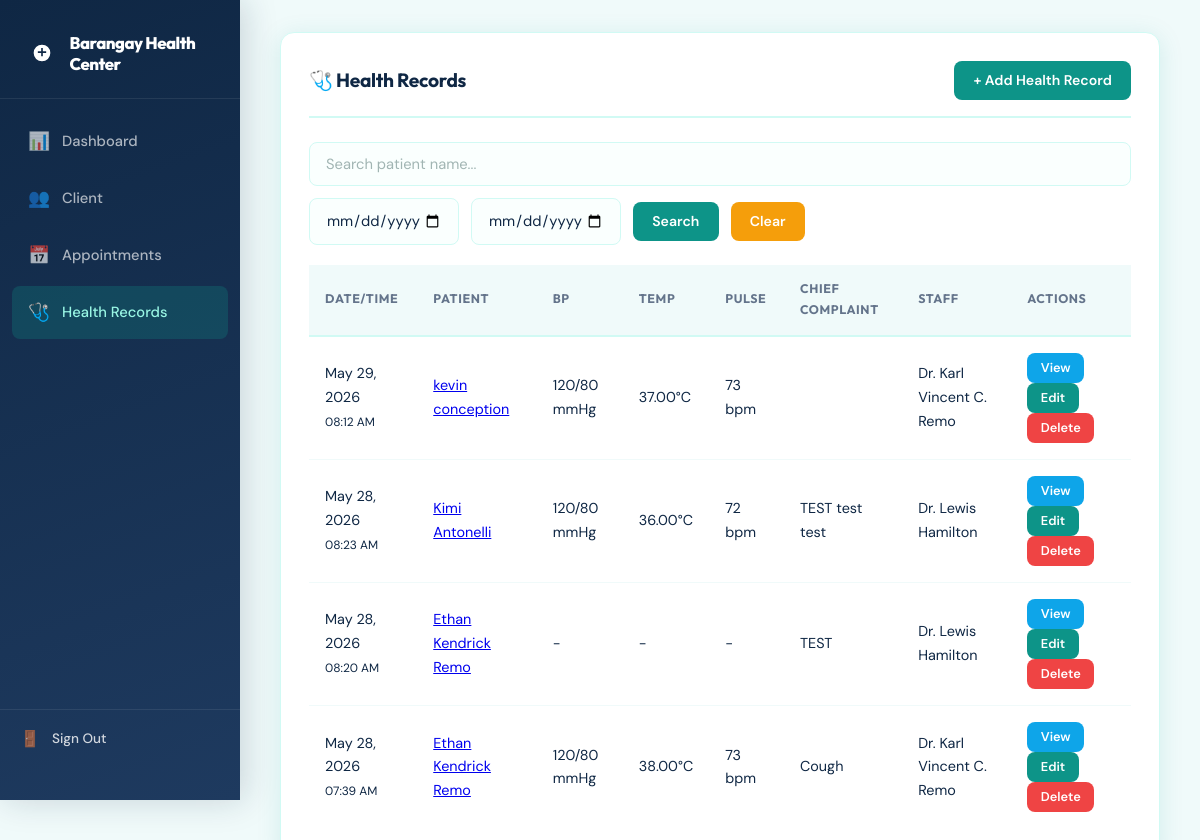
/health_records/index.php, run on the app's committed database.
### tables this page shows
CREATE TABLE `health_records` (
  `id` int(11) NOT NULL,
  `patient_id` int(11) NOT NULL,
  `record_date` date DEFAULT NULL,
  `record_time` time DEFAULT NULL,
  `pulse_rate` int(3) DEFAULT NULL,
  `respiratory_rate` int(3) DEFAULT NULL,
  `weight` decimal(5,2) DEFAULT NULL,
  `height` decimal(5,2) DEFAULT NULL,
  `blood_sugar` decimal(5,2) DEFAULT NULL,
  `oxygen_saturation` int(3) DEFAULT NULL,
  `blood_pressure_systolic` int(3) DEFAULT NULL,
  `blood_pressure_diastolic` int(3) DEFAULT NULL,
  `temperature` decimal(4,2) DEFAULT NULL,
  `chief_complaint` text DEFAULT NULL,
  `diagnosis` text DEFAULT NULL,
  `treatment_given` text DEFAULT NULL,
  `remarks` text DEFAULT NULL,
  `attending_staff` varchar(100) DEFAULT NULL,
  `notes` text DEFAULT NULL
);

CREATE TABLE `patients` (
  `id` int(11) NOT NULL,
  `first_name` varchar(100) NOT NULL,
  `last_name` varchar(100) NOT NULL,
  `date_of_birth` date NOT NULL,
  `gender` varchar(20) NOT NULL,
  `contact_number` varchar(20) NOT NULL,
  `address` text NOT NULL,
  `emergency_contact_name` varchar(100) NOT NULL,
  `emergency_contact_number` varchar(20) NOT NULL,
  `patient_category` varchar(50) NOT NULL,
  `has_chronic_illness` tinyint(1) NOT NULL,
  `chronic_illness_details` text NOT NULL,
  `blood_type` varchar(10) NOT NULL,
  `allergies` text NOT NULL,
  `patient_id` int(11) GENERATED ALWAYS AS (`id`) VIRTUAL,
  `fullname` varchar(255) GENERATED ALWAYS AS (concat(`last_name`,', ',`first_name`)) VIRTUAL,
  `contactnumber` varchar(20) GENERATED ALWAYS AS (`contact_number`) VIRTUAL,
  `uid` varchar(10) DEFAULT NULL,
  `parent_id` int(11) DEFAULT NULL
);

### health_records/index.php (the view, shortened to what this page needs)
<?php
require_once('../includes/header.php');
$conn = getConnection();
$search = isset($_GET['search']) ? sanitize($conn, $_GET['search']) : '';
$date_from = isset($_GET['date_from']) ? sanitize($conn, $_GET['date_from']) : '';
$date_to = isset($_GET['date_to']) ? sanitize($conn, $_GET['date_to']) : '';
$where = "WHERE 1=1";
$records = $conn->query("
    SELECT h.*, p.first_name, p.last_name
    FROM health_records h
    JOIN patients p ON h.patient_id = p.id
    $where
    ORDER BY h.record_date DESC, h.record_time DESC
    LIMIT 100
");
?>
<div class="card">
    <div class="card-header">
        <h2 class="card-title">🩺 Health Records</h2>
        <a href="add.php" class="btn btn-primary">+ Add Health Record</a>
    </div>
    <form method="GET" class="search-box">
        <input type="text" name="search" class="form-control" placeholder="Search patient name..." value="<?php echo htmlspecialchars($search); ?>">
        <input type="date" name="date_from" class="form-control" style="max-width: 150px;" value="<?php echo $date_from; ?>" placeholder="From">
        <input type="date" name="date_to" class="form-control" style="max-width: 150px;" value="<?php echo $date_to; ?>" placeholder="To">
        <button type="submit" class="btn btn-primary">Search</button>
        <a href="index.php" class="btn btn-warning">Clear</a>
    </form>
    <div class="table-responsive">
        <table>
            <thead>
                <tr>
                    <th>Date/Time</th>
                    <th>Patient</th>
                    <th>BP</th>
                    <th>Temp</th>
                    <th>Pulse</th>
                    <th>Chief Complaint</th>
                    <th>Staff</th>
                    <th>Actions</th>
                </tr>
            </thead>
            <tbody>
                <?php if ($records && $records->num_rows > 0): ?>
                    <?php while ($row = $records->fetch_assoc()): ?>
                    <tr>
                        <td>
                            <?php echo date('M d, Y', strtotime($row['record_date'])); ?>
                            <br><small><?php echo date('h:i A', strtotime($row['record_time'])); ?></small>
                        </td>
                        <td>
                            <a href="../patients/view.php?id=<?php echo $row['patient_id']; ?>">
                                <?php echo htmlspecialchars($row['first_name'] . ' ' . $row['last_name']); ?>
                            </a>
                        </td>
                        <td>
                            <?php if (!empty($row['blood_pressure_systolic'])): ?>
                                <?php echo $row['blood_pressure_systolic'] . '/' . $row['blood_pressure_diastolic']; ?> mmHg
                            <?php else: ?>
                                -
                            <?php endif; ?>
                        </td>
                        <td><?php echo $row['temperature'] ? $row['temperature'] . '°C' : '-'; ?></td>
                        <td><?php echo $row['pulse_rate'] ? $row['pulse_rate'] . ' bpm' : '-'; ?></td>
                        <td>
                            <?php
                                $complaint = $row['chief_complaint'] ?? '';
                                echo htmlspecialchars(substr($complaint, 0, 40));
                            ?>
                        </td>
                        <td><?php echo htmlspecialchars($row['attending_staff'] ?: '-'); ?></td>
                        <td>
                            <div class="btn-group">
                                <a href="view.php?id=<?php echo $row['id']; ?>" class="btn btn-info btn-sm">View</a>
                                <a href="edit.php?id=<?php echo $row['id']; ?>" class="btn btn-primary btn-sm">Edit</a>
                                <a href="delete.php?id=<?php echo $row['id']; ?>"
                                   class="btn btn-danger btn-sm"
                                   onclick="return confirm('Are you sure you want to delete this record?')">
                                   Delete
                                </a>
                            </div>
                        </td>
                    </tr>
                    <?php endwhile; ?>
                <?php else: ?>
                    <tr>
                        <td colspan="8" class="text-center">No health records found.</td>
                    </tr>
                <?php endif; ?>
            </tbody>
        </table>
    </div>
</div>
<?php
require_once '../includes/footer.php';
?>

### css/style.css (style rules this page uses)
:root { --teal: #0d9488; --teal-dark: #0f766e; --teal-lite: #ccfbf1; --teal-mid: #99f6e4; --navy: #0f2744; --navy-mid: #1e3a5f; --sky: #e0f2fe; --amber: #f59e0b; --red: #ef4444; --green: #22c55e; --purple: #8b5cf6; --white: #ffffff; --bg: #f0fafa; --card: #ffffff; --border: #d1faf4; --text: #0f2744; --text-muted:#64748b; --shadow-sm: 0 1px 3px rgba(13,148,136,.10), 0 1px 2px rgba(13,148,136,.06); --shadow: 0 4px 24px rgba(13,148,136,.13); --shadow-lg: 0 12px 40px rgba(13,148,136,.18); --radius: 14px; --radius-sm: 8px; }
*, *::before, *::after { box-sizing: border-box; margin: 0; padding: 0; }
body { font-family: 'DM Sans', sans-serif; background: var(--bg); color: var(--text); line-height: 1.65; min-height: 100vh; }
.card { background: var(--card); border-radius: var(--radius); box-shadow: var(--shadow); padding: 1.75rem; margin-bottom: 1.5rem; border: 1px solid var(--border); }
.card-header { display: flex; justify-content: space-between; align-items: center; margin-bottom: 1.5rem; padding-bottom: 1rem; border-bottom: 2px solid var(--border); }
.card-title { font-family: 'Outfit', sans-serif; font-size: 1.2rem; font-weight: 700; color: var(--navy); letter-spacing: -.3px; }
.table-responsive { overflow-x: auto; }
table { width: 100%; border-collapse: separate; border-spacing: 0; font-size: .9rem; }
thead { background: var(--bg); }
th { padding: .9rem 1rem; text-align: left; font-family: 'Outfit', sans-serif; font-size: .78rem; font-weight: 700; color: var(--text-muted); text-transform: uppercase; letter-spacing: .6px; border-bottom: 2px solid var(--border); }
td { padding: 1rem; border-bottom: 1px solid #f0fafa; color: var(--text); vertical-align: middle; }
tr:last-child td { border-bottom: none; }
tbody tr { transition: background .15s; }
.btn { display: inline-flex; align-items: center; gap: .4rem; padding: .6rem 1.2rem; border: none; border-radius: var(--radius-sm); font-family: 'DM Sans', sans-serif; font-size: .88rem; font-weight: 600; cursor: pointer; text-decoration: none; transition: all .18s; line-height: 1.4; }
.btn-primary { background: var(--teal); color: white; }
.btn-warning { background: var(--amber); color: white; }
.btn-danger { background: var(--red); color: white; }
.btn-info { background: #0ea5e9; color: white; }
.btn-sm { padding: .38rem .85rem; font-size: .8rem; }
.form-control { width: 100%; padding: .7rem 1rem; border: 1.5px solid #d1faf4; border-radius: var(--radius-sm); font-family: 'DM Sans', sans-serif; font-size: .92rem; color: var(--text); background: #fafffe; transition: border-color .2s, box-shadow .2s; -webkit-appearance: none; }
.form-control::placeholder { color: #a1b5b3; }
.search-box { display: flex; gap: .75rem; margin-bottom: 1.25rem; align-items: center; flex-wrap: wrap; }
.search-box .form-control { margin-bottom: 0; }
.card, .stat-card, .auth-card { animation: fadeUp .35s ease both; }

### data on the page
health_records: record_date "May 29, 2026", record_time "08:12 AM", patient.last_name "kevin conception", blood_pressure_systolic "120", blood_pressure_diastolic "80", temperature "37.00", pulse_rate "73", attending_staff "Dr. Karl Vincent C. Remo"
health_records: record_date "May 28, 2026", record_time "08:23 AM", patient.last_name "Kimi Antonelli", blood_pressure_systolic "120", blood_pressure_diastolic "80", temperature "36.00", pulse_rate "72", chief_complaint "TEST test test", attending_staff "Dr. Lewis Hamilton"
health_records: record_date "May 28, 2026", record_time "08:20 AM", patient.last_name "Ethan Kendrick Remo", chief_complaint "TEST", attending_staff "Dr. Lewis Hamilton"
health_records: record_date "May 28, 2026", record_time "07:39 AM", patient.last_name "Ethan Kendrick Remo", blood_pressure_systolic "120", blood_pressure_diastolic "80", temperature "38.00", pulse_rate "73", chief_complaint "Cough", attending_staff "Dr. Karl Vincent C. Remo"
